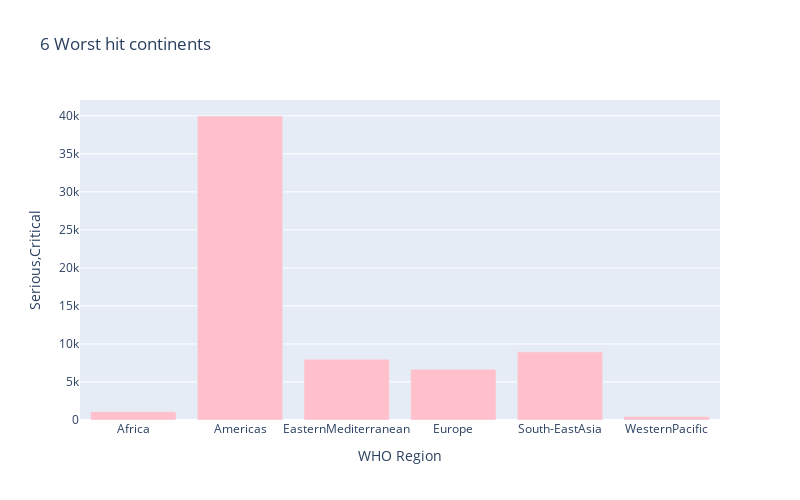

Notebook code cell kept with this figure:
### Code cell
px.bar(
    Region.head(6),
    x = "WHO Region",
    y = "Serious,Critical",
    title=str(6) +" Worst hit continents", # the axis names
    color_discrete_sequence=["pink"], 
    height=500,
    width=800
)

### Figure 1 — Plotly figure (JSON) as saved in the notebook; plotly's stock layout.template omitted (floating-point values rounded to 4 significant figures)
{"data": [{"alignmentgroup": "True", "hovertemplate": "WHO Region=%{x}<br>Serious,Critical=%{y}<extra></extra>", "legendgroup": "", "marker": {"color": "pink", "pattern": {"shape": ""}}, "name": "", "offsetgroup": "", "orientation": "v", "showlegend": false, "textposition": "auto", "type": "bar", "x": ["Africa", "Americas", "EasternMediterranean", "Europe", "South-EastAsia", "WesternPacific"], "xaxis": "x", "y": [1097, 39973, 7982, 6676, 8958, 467], "yaxis": "y"}], "layout": {"barmode": "relative", "height": 500, "legend": {"tracegroupgap": 0}, "title": {"text": "6 Worst hit continents"}, "width": 800, "xaxis": {"anchor": "y", "autorange": true, "domain": [0, 1], "range": [-0.5, 5.5], "title": {"text": "WHO Region"}, "type": "category"}, "yaxis": {"anchor": "x", "autorange": true, "domain": [0, 1], "range": [0, 42080.0], "title": {"text": "Serious,Critical"}, "type": "linear"}}}
